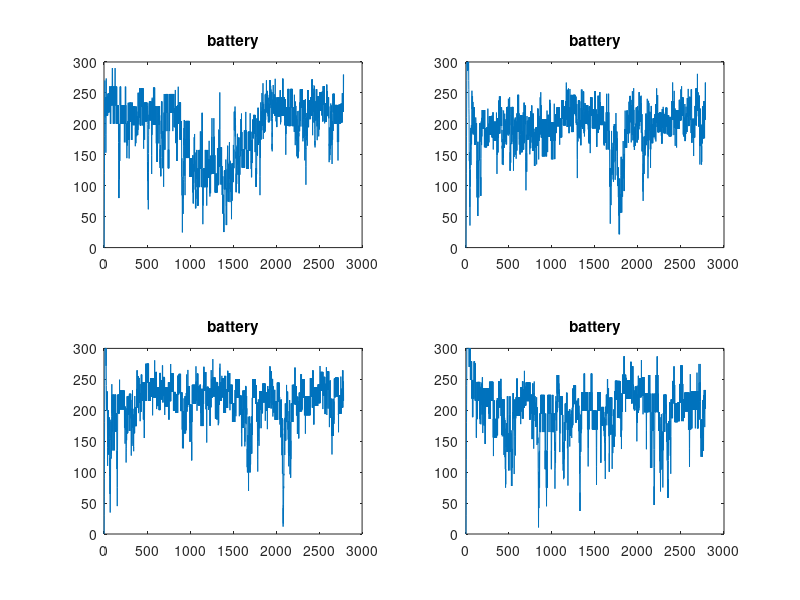
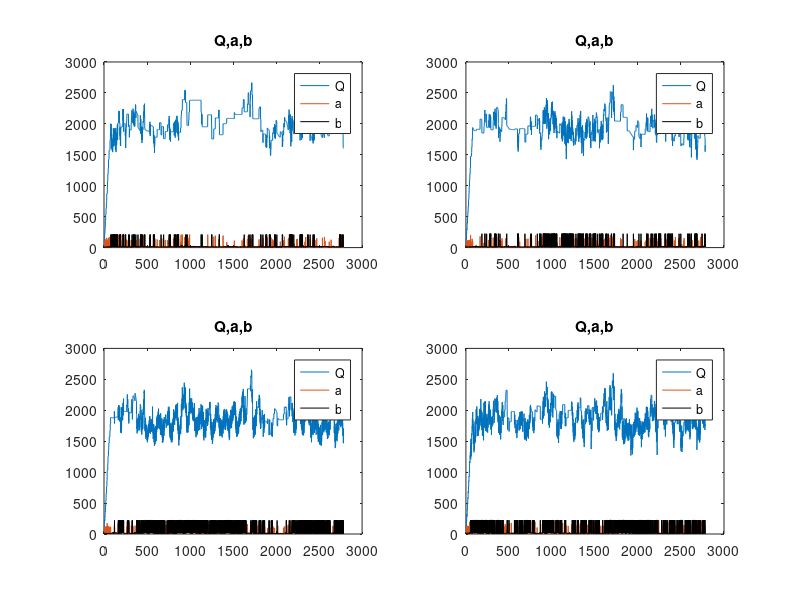
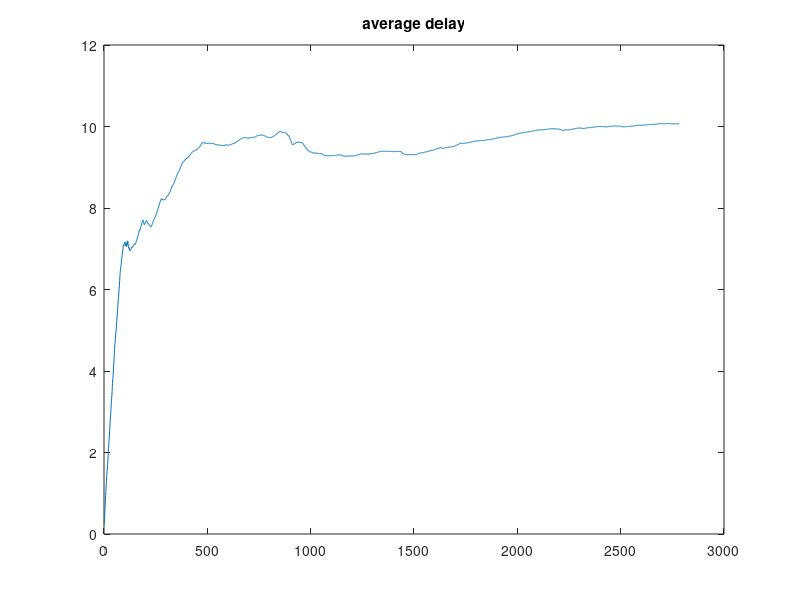
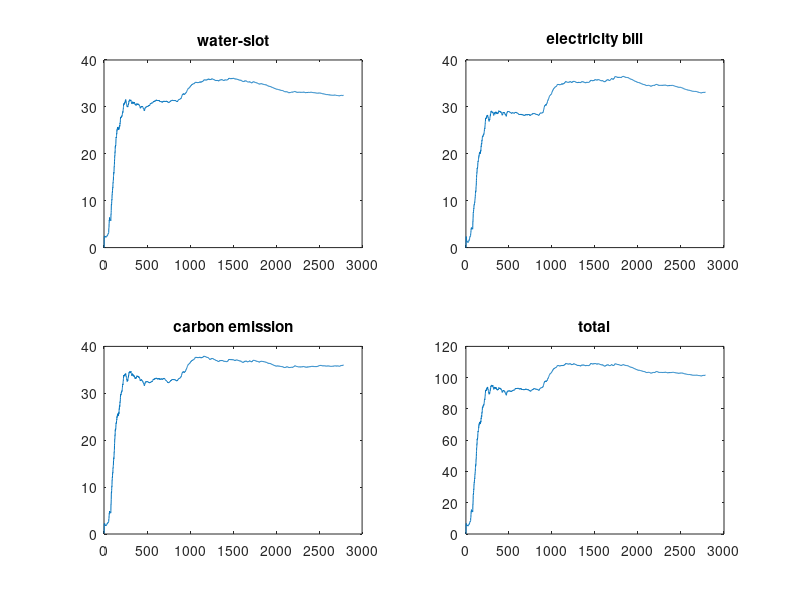

These charts were generated, in order, by the following MATLAB code:
clc,clear
load ./data/main_ad2_data_Vmax_E300
b1=data_ad(1:dc,:);              %ai
b2=data_ad(dc+1:2*dc,:);     %bi
b3=data_ad(2*dc+1:3*dc,:); %Di
b4=data_ad(3*dc+1:4*dc,:); %ri
% battery
bat_lya=[zeros(dc,1),b3];
for t=1:tmax
    bat_lya(:,t+1)=bat_lya(:,t+1)+bat_lya(:,t);
end
for d=1:dc
    figure(1)
    subplot(2,2,d)
    plot(bat_lya(d,:))
    title('battery')
%     axis([0 tmax 0 Emax(d)])
hold on
end

%% workload distribution
% a
for d=1:dc
    figure(12)
    subplot(2,2,d)
    plot(b1(d,:))
    title('a')
%     axis([1 tmax 0 bmax(1)])
    hold on
end

% b
for d=1:dc
    figure(12)
    subplot(2,2,d)
    plot(b2(d,:))
    title('b')
    legend('a','b')
%     axis([1 tmax 0 bmax(1)])
end

%% renewable
for d=1:dc
    figure(13)
    subplot(2,2,d)
    plot(b4(d,:))
    title('r')
    hold on
%     axis([1 tmax 0 rmax(1)])
end


%% Q
% data_Qq=[zeros(dc,1) data_Q];
for d=1:dc
    figure(4)
    subplot(2,2,d)
    plot(data_Q(d,:))
    hold on
    plot(b1(d,:))
    hold on
    plot(b2(d,:),'color','k')
    hold on
    title('Q,a,b')
    legend('Q','a','b')
%     axis([0 tmax 0 inf])

end
hold on

%% delay
delay_lya=sum(data_Q);
A_all=A(1:tmax);
for t=1:tmax-1
    delay_lya(t+1)=delay_lya(t+1)+delay_lya(t);
    A_all(t+1)=A_all(t+1)+A_all(t);
end
figure(6)
plot(delay_lya*0.25./A_all)
title('delay')
title('average delay')
hold on

%% cost
p=repmat(alpha,1,tmax).*b2;
G=p.*repmat(PUE,1,tmax)+b3-b4;
%water
figure(7)
subplot(2,2,1)
water=hw*sum(repmat(eps_D,1,tmax).*p+eps_I(:,1:tmax).*G);
avg_cost=water;
for t=1:tmax-1
    avg_cost(t+1)=avg_cost(t+1)+avg_cost(t);
end
avg_cost=avg_cost./[1:tmax];
plot(avg_cost)
title('water-slot')
hold on

%electricity bill
subplot(2,2,2)
elec=sum(c(:,1:tmax).*G);
avg_cost=elec;
for t=1:tmax-1
    avg_cost(t+1)=avg_cost(t+1)+avg_cost(t);
end
avg_cost=avg_cost./[1:tmax];
plot(avg_cost)
title('electricity bill')
hold on

%carbon emission
subplot(2,2,3)
carbon=hu*sum(phi_G(:,1:tmax).*G+repmat(phi_r,1,tmax).*b4);
avg_cost=carbon;
for t=1:tmax-1
    avg_cost(t+1)=avg_cost(t+1)+avg_cost(t);
end
avg_cost=avg_cost./[1:tmax];
plot(avg_cost)
title('carbon emission')
hold on

%total cost
subplot(2,2,4)
avg_cost=elec+water+carbon;
for t=1:tmax-1
    avg_cost(t+1)=avg_cost(t+1)+avg_cost(t);
end
avg_cost=avg_cost./[1:tmax];
plot(avg_cost)
title('total')
hold on

% %% average cost
% avg_cost=total;
% for t=1:tmax-1
%     avg_cost(t+1)=avg_cost(t+1)+avg_cost(t);
% end
% avg_cost=avg_cost./[1:tmax];
% figure(8)
% plot(avg_cost)
% title('average cost')
% hold on



